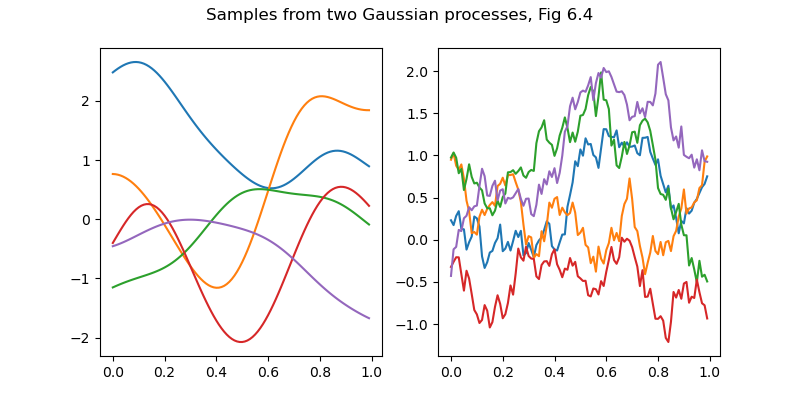

Write the Python code that produced this figure.
import matplotlib.pyplot as plt
import numpy as np


# Demo of Gaussian process samples in Figure 6.4 in PRML

def gaussian_kernel(x, y, c):
    """a.k.a. RBF, parameter c controls kernel width"""
    return np.exp(-np.sum(np.square(x - y)) / c)

def exponential_kernel(x, y, t):
    """ Eq. (6.56) """
    return np.exp(-t * np.linalg.norm(x - y))

def gram(X, k):
    """compute the Gram matrix, given a data matrix X and kernel k; K^2 time complexity"""
    N = len(X)
    K = np.empty((N, N))
    for i in range(N):
        for j in range(N):
            K[i, j] = k(X[i], X[j])

    return K



X = np.arange(0, 1, 0.01)
N = len(X)


# kernel settings
c = 0.1
t = 1
gp_mean = np.zeros(N)

kernels = [lambda x, y: gaussian_kernel(x, y, c),
        lambda x, y: exponential_kernel(x, y, t)]
fig = plt.figure(figsize=(8, 4))
for i in range(2):
    kernel = kernels[i]
    plt.subplot(1, 2, i + 1)
    K = gram(X, kernel) # this provides the covariance matrix of f(X)
    f_X_samples = np.random.multivariate_normal(mean=gp_mean, cov=K, size=5)
    for sample in f_X_samples:
        plt.plot(X, sample)

fig.suptitle("Samples from two Gaussian processes, Fig 6.4")
plt.savefig(__file__.split('.')[0] + '.png')
